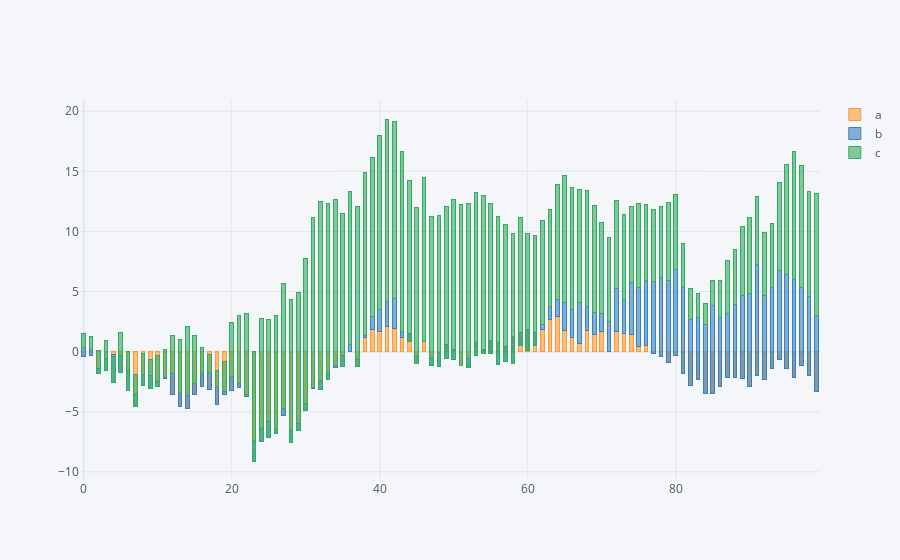

Notebook source saved alongside this figure:
### Code cell
df.iplot(kind='bar', barmode='stack', bargap=0.5)
